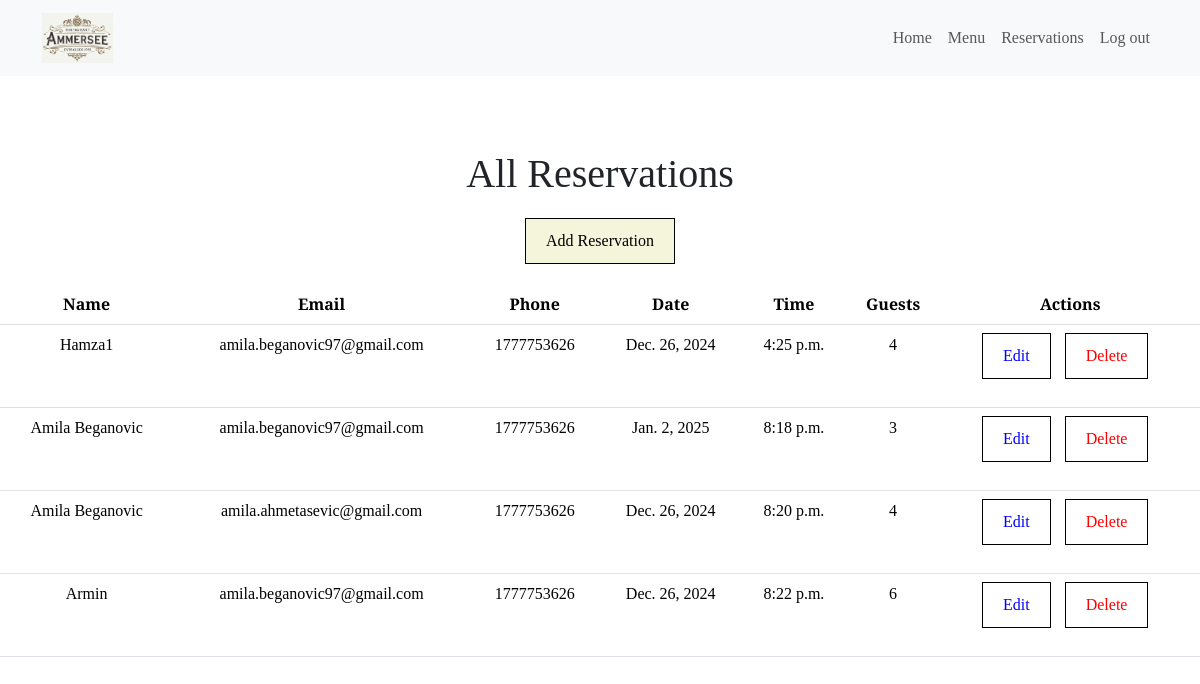
Page /restaurant/admin/reservations/ (signed in) on the earlier database version.
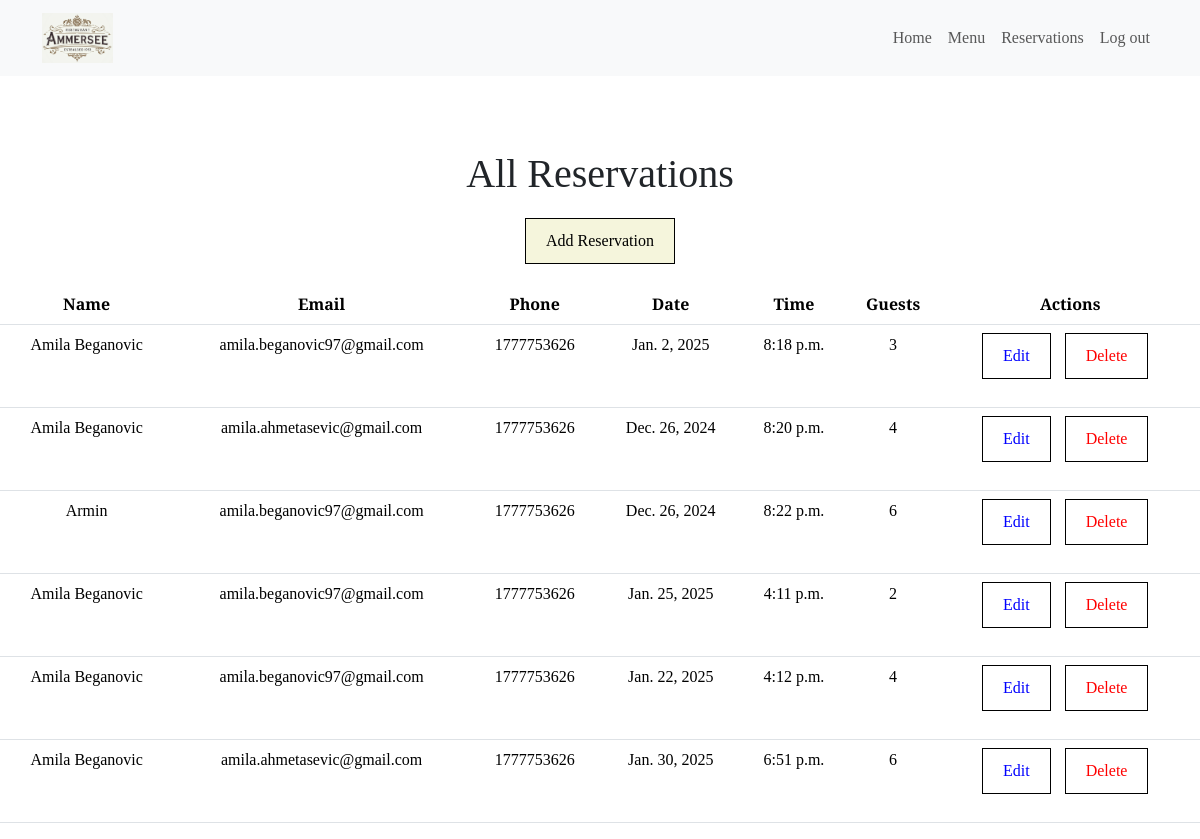
Same page on the later database version.
### restaurant/models.py (models this page shows, shortened)
class Reservation(models.Model):
    time = models.TimeField(blank=False, null=False)
    num_people = models.IntegerField(
        validators=[MinValueValidator(1)]  # Ensure the number of people is at least 1
    )
    name = models.CharField(max_length=200)
    email = models.EmailField(validators=[EmailValidator()], blank=True, null=True)  # Allow blank email
    phone = models.CharField(
        max_length=20, validators=[RegexValidator(r"^\+?\d{9,15}$")]  # Validate phone number format
    )
    date = models.DateField(validators=[validate_future_date])  # Use the custom validator
    user = models.ForeignKey(
        settings.AUTH_USER_MODEL, on_delete=models.CASCADE, null=True, blank=True  # Link to the User model
    )

### restaurant/views.py (the view)
# urls.py: path("admin/reservations/", views.admin_reservations, name="admin_reservations"),
@login_required
@user_passes_test(lambda u: u.is_superuser)
def admin_reservations(request):
    reservations = Reservation.objects.all()
    context = {"reservations": reservations}
    return render(request, "reservations/admin_reservations.html", context)

### restaurant/templates/reservations/admin_reservations.html (shortened to what this page needs)
{% extends 'base.html' %}
{% block content %}
{% load static %}
<div class="reservations-container">
  <h1>All Reservations</h1>
  {% if user.is_superuser %}
  <a href="{% url 'restaurant:add_reservation' %}">Add Reservation</a> <br>
  {% endif %}
  <table class="table">
    <thead>
      <tr>
        <th scope="col">Name</th>
        <th scope="col">Email</th>
        <th scope="col">Phone</th>
        <th scope="col">Date</th>
        <th scope="col">Time</th>
        <th scope="col">Guests</th>
        {% if user.is_superuser %}
        <th scope="col">Actions</th>
        {% endif %}
      </tr>
    </thead>
    <tbody>
      {% for reservation in reservations %}
      <tr>
        <td>{{ reservation.name }}</td>
        <td>{{ reservation.email }}</td>
        <td>{{ reservation.phone }}</td>
        <td>{{ reservation.date }}</td>
        <td>{{ reservation.time }}</td>
        <td>{{ reservation.num_people }}</td>
        {% if user.is_superuser %}
        <td>
          <a href="{% url 'restaurant:admin_edit_reservation' reservation.pk %}">Edit</a>
          <a href="{% url 'restaurant:admin_delete_reservation' reservation.pk %}">Delete</a>
        </td>
        {% endif %}
      </tr>
      {% endfor %}
    </tbody>
  </table>
</div>
{% endblock %}

Differences in the rows shown:
removed Reservation: name "Hamza1", email "amila.beganovic97@gmail.com", phone "1777753626", date "Dec. 26, 2024", time "4:25 p.m.", num_people "4"
added Reservation: name "Amila Beganovic", email "amila.beganovic97@gmail.com", phone "1777753626", date "Jan. 25, 2025", time "4:11 p.m.", num_people "2"
added Reservation: name "Amila Beganovic", email "amila.beganovic97@gmail.com", phone "1777753626", date "Jan. 22, 2025", time "4:12 p.m.", num_people "4"
added Reservation: name "Amila Beganovic", email "amila.ahmetasevic@gmail.com", phone "1777753626", date "Jan. 30, 2025", time "6:51 p.m.", num_people "6"
